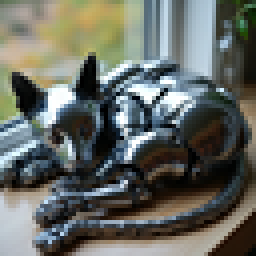
#> input picture samples/raster/test.png, 64 x 64 px (shown 4 times larger)
$ python png_to_bc1_dds.py test.png out.png 100
#> lines starting #> are read from the running program, lines starting #| are printed output that depends on the picture
#!/usr/bin/env python3
"""
Convert a PNG image to BC1/DXT1 DDS.

Usage:
  python png_to_bc1_dds.py input.png output.dds

Notes:
- Output is always 64x64 by default to match the raster sample test flow.
- If input size differs, it is resized with Lanczos.
- Compression is a simple endpoint+palette fit per 4x4 block (fast, deterministic).
"""

from __future__ import annotations

import struct
import sys
from pathlib import Path

from PIL import Image


def pack565(r: int, g: int, b: int) -> int:
    r5 = (r * 31 + 127) // 255
    g6 = (g * 63 + 127) // 255
    b5 = (b * 31 + 127) // 255
    return (r5 << 11) | (g6 << 5) | b5


def unpack565(c: int) -> tuple[int, int, int]:
    return (c >> 11) & 31, (c >> 5) & 63, c & 31


def rgb565_to_888(c: int) -> tuple[int, int, int]:
    r5, g6, b5 = unpack565(c)
    r = (r5 * 255 + 15) // 31
    g = (g6 * 255 + 31) // 63
    b = (b5 * 255 + 15) // 31
    return r, g, b


def color_dist2(a: tuple[int, int, int], b: tuple[int, int, int]) -> int:
    dr = a[0] - b[0]
    dg = a[1] - b[1]
    db = a[2] - b[2]
    return dr * dr + dg * dg + db * db


def encode_bc1_block(block: list[tuple[int, int, int]]) -> bytes:
    # Pick endpoints by luminance extrema (quick heuristic)
    lum = [p[0] * 54 + p[1] * 183 + p[2] * 19 for p in block]
    c_min = block[min(range(16), key=lambda i: lum[i])]
    c_max = block[max(range(16), key=lambda i: lum[i])]

    c0 = pack565(*c_max)
    c1 = pack565(*c_min)
    if c0 <= c1:
        c0, c1 = c1, c0

    p0 = rgb565_to_888(c0)
    p1 = rgb565_to_888(c1)
    p2 = ((2 * p0[0] + p1[0]) // 3, (2 * p0[1] + p1[1]) // 3, (2 * p0[2] + p1[2]) // 3)
    p3 = ((p0[0] + 2 * p1[0]) // 3, (p0[1] + 2 * p1[1]) // 3, (p0[2] + 2 * p1[2]) // 3)
    palette = [p0, p1, p2, p3]

    bits = 0
    for i, p in enumerate(block):
        idx = min(range(4), key=lambda k: color_dist2(p, palette[k]))
        bits |= (idx & 0x3) << (2 * i)

    return struct.pack("<HHI", c0, c1, bits)


def write_dds_bc1(out_path: Path, w: int, h: int, blocks: bytes) -> None:
    header = bytearray()
    header += struct.pack("<I", 0x20534444)   # DDS magic
    header += struct.pack("<I", 124)          # header size
    header += struct.pack("<I", 0x00081007)   # CAPS|HEIGHT|WIDTH|PIXELFORMAT|LINEARSIZE
    header += struct.pack("<I", h)
    header += struct.pack("<I", w)
    header += struct.pack("<I", len(blocks))  # linear size
    header += struct.pack("<I", 0)            # depth
    header += struct.pack("<I", 0)            # mipmaps
    header += b"\x00" * (11 * 4)

    # DDS_PIXELFORMAT
    header += struct.pack("<I", 32)           # pf size
    header += struct.pack("<I", 0x00000004)   # DDPF_FOURCC
    header += struct.pack("<I", 0x31545844)   # "DXT1"
    header += struct.pack("<I", 0) * 5

    # caps
    header += struct.pack("<I", 0x00001000)   # DDSCAPS_TEXTURE
    header += struct.pack("<I", 0) * 4

    out_path.write_bytes(header + blocks)


def main() -> int:
    if len(sys.argv) not in (3, 4):
        print("Usage: python png_to_bc1_dds.py input.png output.dds [size]")
        print("  size: optional square output size (default: 64)")
        return 2

    in_path = Path(sys.argv[1])
    out_path = Path(sys.argv[2])
    size = int(sys.argv[3]) if len(sys.argv) == 4 else 64

    img = Image.open(in_path).convert("RGB")
    if img.size != (size, size):
        img = img.resize((size, size), Image.Resampling.LANCZOS)
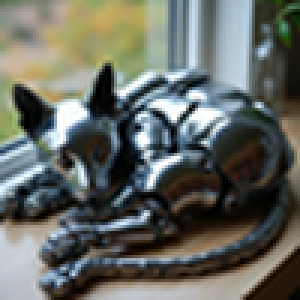
#> img: PIL image 100x100 RGB (shown 3 times larger); mean R, G, B 101.2, 104.8, 98.3

    w, h = img.size
#> w = 100; h = 100
    if (w % 4) or (h % 4):
        raise ValueError("BC1 requires width/height multiples of 4")

    px = img.load()
    blocks_x = w // 4
#> blocks_x = 25
    blocks_y = h // 4
#> blocks_y = 25

    bc1_blocks = bytearray()
    for by in range(blocks_y):
        for bx in range(blocks_x):
            block = []
            for y in range(4):
                for x in range(4):
                    block.append(px[bx * 4 + x, by * 4 + y])
            bc1_blocks += encode_bc1_block(block)

    write_dds_bc1(out_path, w, h, bytes(bc1_blocks))
    print(f"Wrote {out_path} ({out_path.stat().st_size} bytes) [{w}x{h} BC1/DXT1]")
#| Wrote out.png (5128 bytes) [100x100 BC1/DXT1]
    return 0


if __name__ == "__main__":
    raise SystemExit(main())
#> (the program exits here)
